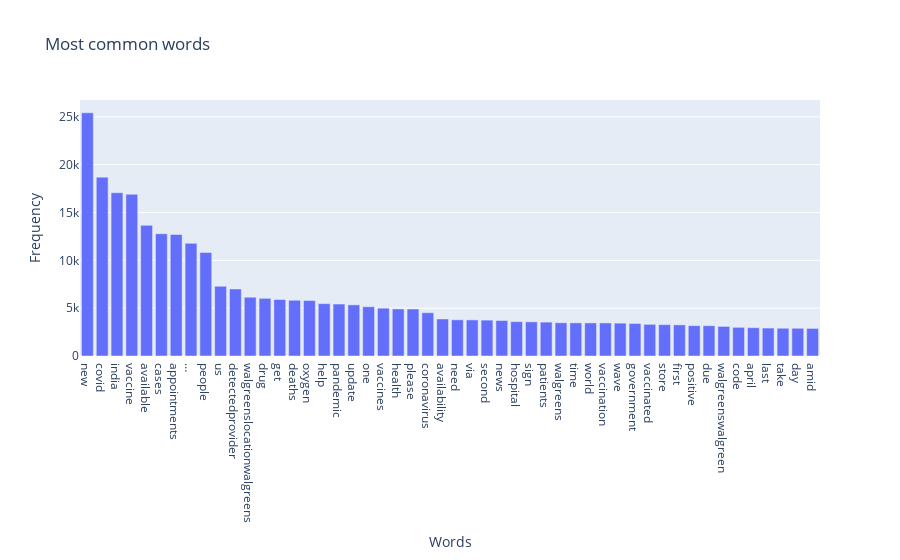

Here is the notebook cell this chart was saved with:
### Code cell
words_list=[word for line in texts for word in line.split()]
word_counts=Counter(words_list).most_common(50)
word_df=pd.DataFrame(word_counts)
word_df.columns=['word','frq']
display(word_df.head(7))
px.bar(word_df,x='word',y='frq',title='Most common words',
       labels={'word': 'Words','frq':'Frequency'})

### Figure 1 — Plotly figure (JSON) as saved in the notebook; plotly's stock layout.template omitted (floating-point values rounded to 4 significant figures)
{"data": [{"alignmentgroup": "True", "hovertemplate": "Words=%{x}<br>Frequency=%{y}<extra></extra>", "legendgroup": "", "marker": {"color": "#636efa"}, "name": "", "offsetgroup": "", "orientation": "v", "showlegend": false, "textposition": "auto", "type": "bar", "x": ["new", "covid", "india", "vaccine", "available", "cases", "appointments", "…", "people", "us", "detectedprovider", "walgreenslocationwalgreens", "drug", "get", "deaths", "oxygen", "help", "pandemic", "update", "one", "vaccines", "health", "please", "coronavirus", "availability", "need", "via", "second", "news", "hospital", "sign", "patients", "walgreens", "time", "world", "vaccination", "wave", "government", "vaccinated", "store", "first", "positive", "due", "walgreenswalgreen", "code", "april", "last", "take", "day", "amid"], "xaxis": "x", "y": [25420, 18695, 17067, 16903, 13655, 12782, 12699, 11775, 10815, 7287, 7006, 6144, 6028, 5902, 5826, 5799, 5475, 5432, 5342, 5150, 5000, 4921, 4914, 4525, 3869, 3784, 3773, 3752, 3708, 3592, 3571, 3542, 3473, 3463, 3459, 3457, 3435, 3399, 3311, 3277, 3254, 3170, 3164, 3093, 2997, 2960, 2921, 2901, 2897, 2883], "yaxis": "y"}], "layout": {"barmode": "relative", "legend": {"tracegroupgap": 0}, "title": {"text": "Most common words"}, "xaxis": {"anchor": "y", "domain": [0, 1], "title": {"text": "Words"}}, "yaxis": {"anchor": "x", "domain": [0, 1], "title": {"text": "Frequency"}}}}
